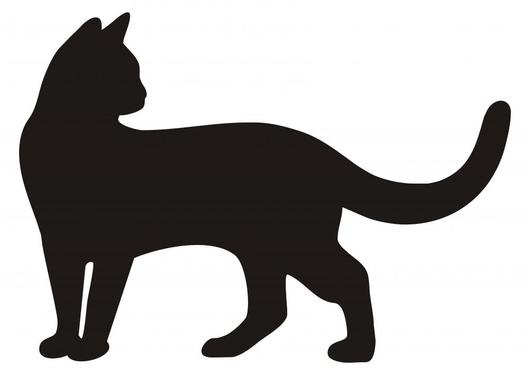
#> input picture src/imgs/cat.jpg, 530 x 375 px
$ jupyter execute ssart.ipynb   (shell and % lines are left out)
#> lines starting #> are read from the running program, lines starting #| are printed output that depends on the picture; after the words box and inside, x2 and y2 are one past the last pixel; in counts of white or black regions, pixels touching at a corner belong together
[cell 1]
import numpy as np
import cv2 as cv
import matplotlib.pyplot as plt
import plotly.graph_objects as go

[cell 2]
# Import image
img = cv.imread('./imgs/cat.jpg')
#> img is the input picture: shape (375, 530, 3); mean B, G, R 170.4, 171.4, 173
img_gray = cv.cvtColor(img, cv.COLOR_BGR2GRAY)

[cell 3]
plt.imshow(img)

[cell 4]
# thresh1 = img_gray
thresh_type = [cv.THRESH_BINARY, cv.THRESH_TRUNC]
ret,thresh1 = cv.threshold(img_gray,135,255,thresh_type[0])
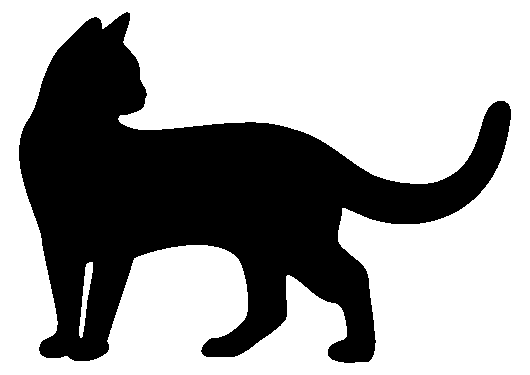
#> thresh1: shape (375, 530); 63.7% white; 1 black region, box (x1, y1, x2, y2) and area: (19, 12, 511, 363) 72109
# plt.imshow(thresh1)

[cell 5]
# Take sample size as input
sample_size = 10000

[cell 6]
input_shape = thresh1.shape
#> input_shape = (375, 530)
print(input_shape)
#| (375, 530)
sample_points = np.array([np.random.randint(0,input_shape[0], sample_size), \
                          np.random.randint(0,input_shape[1], sample_size)]).transpose()

[cell 7]
# Now based on the color value choose a color for plotting
# Sample the color values for sampled pixels
color_values = []
for sample_point in sample_points:
    color_values.append(thresh1[sample_point[0], sample_point[1]])
#> after the loop, color_values = 10000 values, max 255 at index 2, min 0 at index 0, mean 161.5

[cell 8]
# Filtering unique values
res_colors = [];
[res_colors.append(x) for x in color_values if x not in res_colors];

[cell 9]
# Choose the number color bands same as
# color_index = np.random.choice(range(256), size=len(res_colors))

[cell 10]
# Since creating an image is very high-resolution --> Rather just plot
# Seperate channels for plotting
indicies = []

for sample_point in sample_points:
    for i in range(len(res_colors)):
        if thresh1[sample_point[0], sample_point[1]] == res_colors[i]:
            indicies.append(np.append(sample_point, i))
indicies = np.array(indicies)

[cell 11]
fig = go.Figure()
marker_size = 5
for i in range(len(res_colors)):

    index_values = np.where(indicies == i)
    selected_samples = sample_points[index_values[0]]
    fig.add_trace(go.Scatter(x=selected_samples[:, 1], y=selected_samples[:, 0], \
                             mode='markers',\
                         marker=dict(size=marker_size)))
#> this loop made 2 passes
#> index_values on passes 1 to 2: 3719 positions, rows 0 to 9997, columns 0 to 2, 6364 positions, rows 2 to 9999, columns 0 to 2


fig.update_yaxes(range = [input_shape[0],0])
fig.update_xaxes(range = [0, input_shape[1]])
fig.show()
